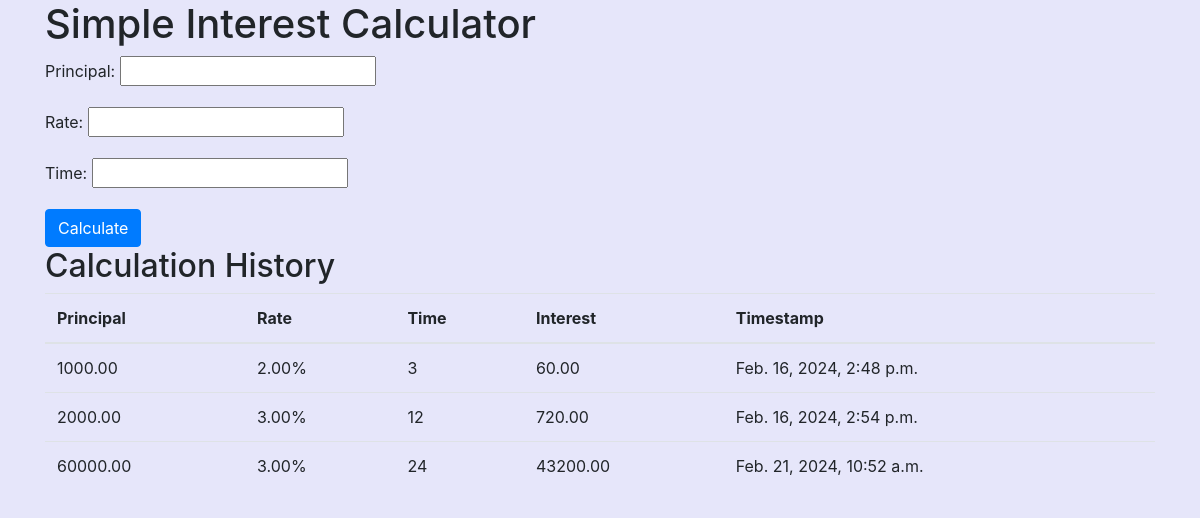
The page / on the database its author committed.
### calculator/models.py (models this page shows)
class Calculation(models.Model):
    principal = models.DecimalField(max_digits = 10, decimal_places = 2)
    rate = models.DecimalField(max_digits = 5, decimal_places = 2)
    time = models.IntegerField()
    result = models.DecimalField(max_digits = 10, decimal_places = 2,blank = True)
    timestamp = models.DateTimeField(auto_now_add=True)

### calculator/views.py (the view)
# urls.py: urlpatterns = [path('',views.index,name='index'),]
def index(request):
    if request.method=='POST':
        form = CalculationForm(request.POST)
        if form.is_valid():
            instance = form.save(commit = False)
            instance.result = instance.principal*(instance.rate/100)*instance.time
            instance.save()
            return redirect('index')
    else:
        form = CalculationForm()
    calculations = Calculation.objects.all().order_by('timestamp')
    return render(request,'index.html',{'form':form,'calculations':calculations})

### calculator/forms.py
class CalculationForm(forms.ModelForm):
    class Meta: #info related to forms
        model= Calculation
        fields = ['principal','rate','time']

### templates/index.html (shortened to what this page needs)
<!DOCTYPE html>
    <html>
    <head>
        <link rel="stylesheet" href="https://stackpath.bootstrapcdn.com/bootstrap/4.4.1/css/bootstrap.min.css">
    </head>
    <body style="background-color: lavender;">
        <div class="container" >
            <h1>Simple Interest Calculator</h1>
            <form method="POST">
                {{ form.as_p }}
                <button type="submit" class="btn btn-primary">Calculate</button>
            </form>
            <h2>Calculation History</h2>
            <table class="table">
                <thead>
                    <tr>
                        <th>Principal</th>
                        <th>Rate</th>
                        <th>Time</th>
                        <th>Interest</th>
                        <th>Timestamp</th>
                    </tr>
                </thead>
                <tbody>
                    {% for calculation in calculations %}
                    <tr>
                        <td>{{ calculation.principal }}</td>
                        <td>{{ calculation.rate }}%</td>
                        <td>{{ calculation.time }}</td>
                        <td>{{ calculation.result }}</td>
                        <td>{{ calculation.timestamp }}</td>
                    </tr>
                    {% endfor %}
                </tbody>
            </table>
        </div>
    </body>
    </html>

### rows shown on the page
Calculation: principal "1000.00", rate "2.00", time "3", result "60.00", timestamp "Feb. 16, 2024, 2:48 p.m."
Calculation: principal "2000.00", rate "3.00", time "12", result "720.00", timestamp "Feb. 16, 2024, 2:54 p.m."
Calculation: principal "60000.00", rate "3.00", time "24", result "43200.00", timestamp "Feb. 21, 2024, 10:52 a.m."
